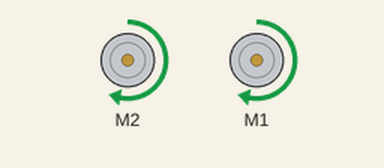
A sketch run on a simulated Arduino Uno, built with avr-gcc and run on an emulated ATmega328P. On the bench: 2 × DC motor (green arrow = forward, orange = backward, longer = faster).

Above: at 0.1 s.
Timing chart, 0 to 1.6 s (numbered marks = the images above):
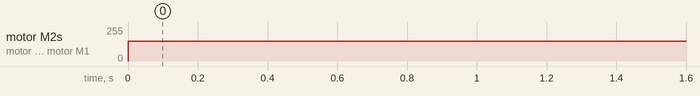

The sketch:

moto_test.ino
```cpp
#include <Adafruit_MotorShield.h>
#include "utility/Adafruit_MS_PWMServoDriver.h"
#include <Wire.h>
/*#define echopin A4 // echo pin
#define trigpin A5 // Trigger pin*/

Adafruit_MotorShield AFMS = Adafruit_MotorShield();

Adafruit_DCMotor *motor_l = AFMS.getMotor(2);
Adafruit_DCMotor *motor_r = AFMS.getMotor(1);

void setup() {
  // put your setup code here, to run once:
 AFMS.begin();

}

void loop() {

  motor_l->setSpeed(150);
  motor_r->setSpeed(150);
  // put your main code here, to run repeatedly:

  motor_l->run(FORWARD);
  motor_r->run(FORWARD);
}
```

Measured:
- by itself, motor M2, motor M1: stopped → forward 150/255 at 0.00 s
